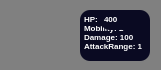
        <widget class="QWidget" name="pl1_ag3_widget" native="true">
         <property name="minimumSize">
          <size>
           <width>161</width>
           <height>70</height>
          </size>
         </property>
         <property name="styleSheet">
          <string notr="true">QWidget{
background-color: #808080;
border-radius:10px;
}</string>
         </property>
         <widget class="QTextBrowser" name="textBrowser_3">
          <property name="geometry">
           <rect>
            <x>80</x>
            <y>10</y>
            <width>70</width>
            <height>51</height>
           </rect>
          </property>
          <property name="styleSheet">
           <string notr="true">color:white;
background-color : #0a0a22;
border:none;
</string>
          </property>
          <property name="verticalScrollBarPolicy">
           <enum>Qt::ScrollBarPolicy::ScrollBarAlwaysOff</enum>
          </property>
          <property name="html">
           <string>&lt;!DOCTYPE HTML PUBLIC &quot;-//W3C//DTD HTML 4.0//EN&quot; &quot;http://www.w3.org/TR/REC-html40/strict.dtd&quot;&gt;
&lt;html&gt;&lt;head&gt;&lt;meta name=&quot;qrichtext&quot; content=&quot;1&quot; /&gt;&lt;meta charset=&quot;utf-8&quot; /&gt;&lt;style type=&quot;text/css&quot;&gt;
p, li { white-space: pre-wrap; }
hr { height: 1px; border-width: 0; }
li.unchecked::marker { content: &quot;\2610&quot;; }
li.checked::marker { content: &quot;\2612&quot;; }
&lt;/style&gt;&lt;/head&gt;&lt;body style=&quot; font-family:'Segoe UI'; font-size:9pt; font-weight:400; font-style:normal;&quot;&gt;
&lt;p align=&quot;justify&quot; style=&quot; margin-top:12px; margin-bottom:12px; margin-left:0px; margin-right:0px; -qt-block-indent:0; text-indent:0px;&quot;&gt;&lt;span style=&quot; font-size:6pt; font-weight:700;&quot;&gt;HP: &lt;br /&gt;Mobility: 2&lt;br /&gt;Damage: 100&lt;br /&gt;AttackRange: 1&lt;/span&gt;&lt;/p&gt;&lt;/body&gt;&lt;/html&gt;</string>
          </property>
         </widget>
         <widget class="QPushButton" name="pl1_ag3_btn">
          <property name="geometry">
           <rect>
            <x>10</x>
            <y>10</y>
            <width>61</width>
            <height>51</height>
           </rect>
          </property>
          <property name="styleSheet">
           <string notr="true">background-image:url(&quot;:/src/images/Agent/Angus&quot;);
background-repeat:no-repeat;
background-position:center;
background-origin:content;
background-size:cover;</string>
          </property>
          <property name="text">
           <string/>
          </property>
         </widget>
         <widget class="QTextBrowser" name="pl1_ag3_HP">
          <property name="geometry">
           <rect>
            <x>100</x>
            <y>10</y>
            <width>30</width>
            <height>20</height>
           </rect>
          </property>
          <property name="styleSheet">
           <string notr="true">color:white;
background-color : #0a0a22;
border:none;</string>
          </property>
          <property name="verticalScrollBarPolicy">
           <enum>Qt::ScrollBarPolicy::ScrollBarAlwaysOff</enum>
          </property>
          <property name="html">
           <string>&lt;!DOCTYPE HTML PUBLIC &quot;-//W3C//DTD HTML 4.0//EN&quot; &quot;http://www.w3.org/TR/REC-html40/strict.dtd&quot;&gt;
&lt;html&gt;&lt;head&gt;&lt;meta name=&quot;qrichtext&quot; content=&quot;1&quot; /&gt;&lt;meta charset=&quot;utf-8&quot; /&gt;&lt;style type=&quot;text/css&quot;&gt;
p, li { white-space: pre-wrap; }
hr { height: 1px; border-width: 0; }
li.unchecked::marker { content: &quot;\2610&quot;; }
li.checked::marker { content: &quot;\2612&quot;; }
&lt;/style&gt;&lt;/head&gt;&lt;body style=&quot; font-family:'Segoe UI'; font-size:9pt; font-weight:400; font-style:normal;&quot;&gt;
&lt;p style=&quot; margin-top:0px; margin-bottom:0px; margin-left:0px; margin-right:0px; -qt-block-indent:0; text-indent:0px;&quot;&gt;&lt;span style=&quot; font-size:6pt; font-weight:700;&quot;&gt;400&lt;/span&gt;&lt;/p&gt;&lt;/body&gt;&lt;/html&gt;</string>
          </property>
         </widget>
        </widget>
